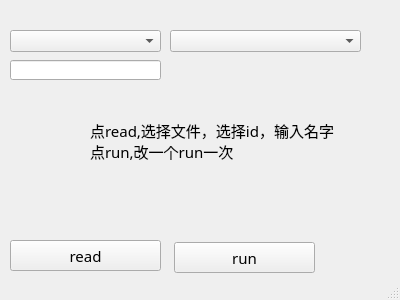
<?xml version="1.0" encoding="UTF-8"?>
<ui version="4.0">
 <class>MainWindow</class>
 <widget class="QMainWindow" name="MainWindow">
  <property name="geometry">
   <rect>
    <x>0</x>
    <y>0</y>
    <width>400</width>
    <height>300</height>
   </rect>
  </property>
  <property name="font">
   <font>
    <family>Bender</family>
    <pointsize>11</pointsize>
   </font>
  </property>
  <property name="windowTitle">
   <string>MainWindow</string>
  </property>
  <widget class="QWidget" name="centralWidget">
   <widget class="QPushButton" name="pushButton">
    <property name="geometry">
     <rect>
      <x>10</x>
      <y>240</y>
      <width>151</width>
      <height>31</height>
     </rect>
    </property>
    <property name="text">
     <string>read</string>
    </property>
   </widget>
   <widget class="QLabel" name="label">
    <property name="geometry">
     <rect>
      <x>90</x>
      <y>120</y>
      <width>251</width>
      <height>41</height>
     </rect>
    </property>
    <property name="text">
     <string>点read,选择文件，选择id，输入名字
点run,改一个run一次</string>
    </property>
   </widget>
   <widget class="QComboBox" name="comboBox">
    <property name="geometry">
     <rect>
      <x>10</x>
      <y>30</y>
      <width>151</width>
      <height>22</height>
     </rect>
    </property>
   </widget>
   <widget class="QComboBox" name="comboBox_2">
    <property name="geometry">
     <rect>
      <x>170</x>
      <y>30</y>
      <width>191</width>
      <height>22</height>
     </rect>
    </property>
   </widget>
   <widget class="QPushButton" name="pushButton_2">
    <property name="geometry">
     <rect>
      <x>174</x>
      <y>242</y>
      <width>141</width>
      <height>31</height>
     </rect>
    </property>
    <property name="text">
     <string>run</string>
    </property>
   </widget>
   <widget class="QLineEdit" name="lineEdit">
    <property name="geometry">
     <rect>
      <x>10</x>
      <y>60</y>
      <width>151</width>
      <height>20</height>
     </rect>
    </property>
   </widget>
  </widget>
  <widget class="QStatusBar" name="statusBar"/>
 </widget>
 <layoutdefault spacing="6" margin="11"/>
 <resources/>
 <connections>
  <connection>
   <sender>pushButton</sender>
   <signal>clicked()</signal>
   <receiver>MainWindow</receiver>
   <slot>read()</slot>
   <hints>
    <hint type="sourcelabel">
     <x>127</x>
     <y>257</y>
    </hint>
    <hint type="destinationlabel">
     <x>259</x>
     <y>240</y>
    </hint>
   </hints>
  </connection>
  <connection>
   <sender>comboBox</sender>
   <signal>activated(QString)</signal>
   <receiver>MainWindow</receiver>
   <slot>read_combo(QString)</slot>
   <hints>
    <hint type="sourcelabel">
     <x>42</x>
     <y>32</y>
    </hint>
    <hint type="destinationlabel">
     <x>72</x>
     <y>103</y>
    </hint>
   </hints>
  </connection>
  <connection>
   <sender>pushButton_2</sender>
   <signal>clicked()</signal>
   <receiver>MainWindow</receiver>
   <slot>run()</slot>
   <hints>
    <hint type="sourcelabel">
     <x>225</x>
     <y>251</y>
    </hint>
    <hint type="destinationlabel">
     <x>316</x>
     <y>203</y>
    </hint>
   </hints>
  </connection>
  <connection>
   <sender>comboBox_2</sender>
   <signal>activated(QString)</signal>
   <receiver>MainWindow</receiver>
   <slot>read_id(QString)</slot>
   <hints>
    <hint type="sourcelabel">
     <x>238</x>
     <y>43</y>
    </hint>
    <hint type="destinationlabel">
     <x>307</x>
     <y>106</y>
    </hint>
   </hints>
  </connection>
  <connection>
   <sender>lineEdit</sender>
   <signal>textChanged(QString)</signal>
   <receiver>MainWindow</receiver>
   <slot>read_name(QString)</slot>
   <hints>
    <hint type="sourcelabel">
     <x>129</x>
     <y>73</y>
    </hint>
    <hint type="destinationlabel">
     <x>225</x>
     <y>81</y>
    </hint>
   </hints>
  </connection>
 </connections>
 <slots>
  <slot>read()</slot>
  <slot>read_combo(QString)</slot>
  <slot>run()</slot>
  <slot>read_id(QString)</slot>
  <slot>read_name(QString)</slot>
 </slots>
</ui>
